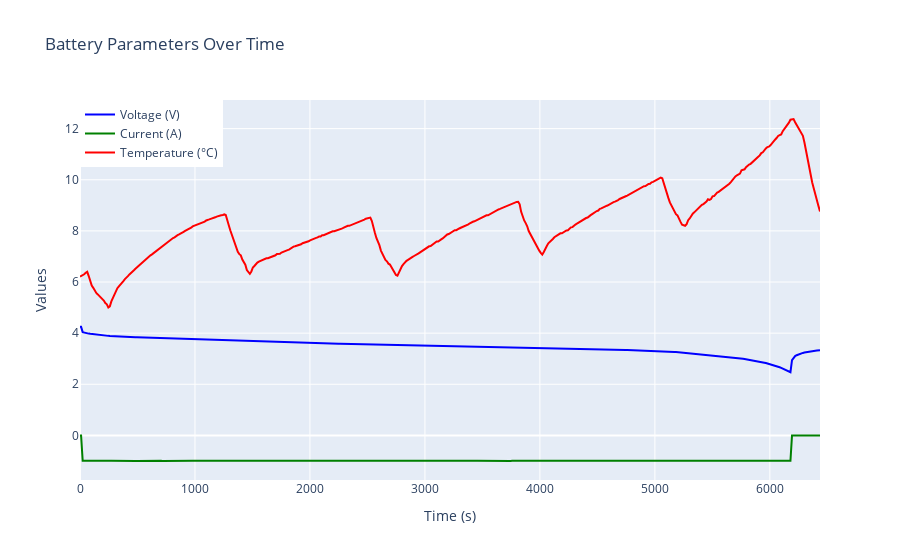

This figure's notebook cell:
### Code cell
#Combine Voltage, Current, and Temperature on a single plot
fig = go.Figure()

# Add Voltage
fig.add_trace(go.Scatter(
    x=df["Time"], y=df["Voltage_measured"],
    mode='lines',
    name='Voltage (V)',
    line=dict(color='blue')
))

# Add Current
fig.add_trace(go.Scatter(
    x=df["Time"], y=df["Current_measured"],
    mode='lines',
    name='Current (A)',
    line=dict(color='green')
))

# Add Temperature
fig.add_trace(go.Scatter(
    x=df["Time"], y=df["Temperature_measured"],
    mode='lines',
    name='Temperature (°C)',
    line=dict(color='red')
))

# Update layout
fig.update_layout(
    title="Battery Parameters Over Time",
    xaxis_title="Time (s)",
    yaxis_title="Values",
    template="plotly",
    legend=dict(x=0, y=1)
)

# Show the plot
fig.show()

### Figure 1 — Plotly figure (JSON) as saved in the notebook; plotly's stock layout.template omitted (floating-point values rounded to 4 significant figures; data arrays with more than 128 entries replaced by an {"elided": "..."} marker saying what was removed)
{"data": [{"line": {"color": "blue"}, "mode": "lines", "name": "Voltage (V)", "type": "scatter", "x": {"elided": "490 float values"}, "y": {"elided": "490 float values"}}, {"line": {"color": "green"}, "mode": "lines", "name": "Current (A)", "type": "scatter", "x": {"elided": "490 float values"}, "y": {"elided": "490 float values"}}, {"line": {"color": "red"}, "mode": "lines", "name": "Temperature (°C)", "type": "scatter", "x": {"elided": "490 float values"}, "y": {"elided": "490 float values"}}], "layout": {"legend": {"x": 0, "y": 1}, "title": {"text": "Battery Parameters Over Time"}, "xaxis": {"title": {"text": "Time (s)"}}, "yaxis": {"title": {"text": "Values"}}}}
